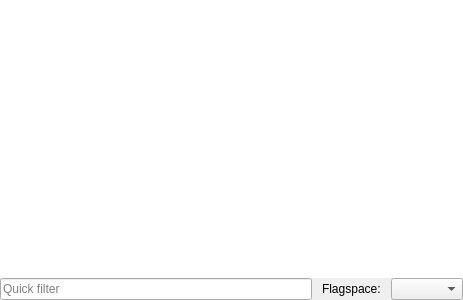
<?xml version="1.0" encoding="UTF-8"?>
<ui version="4.0">
 <class>FlagsWidget</class>
 <widget class="QDockWidget" name="FlagsWidget">
  <property name="geometry">
   <rect>
    <x>0</x>
    <y>0</y>
    <width>463</width>
    <height>300</height>
   </rect>
  </property>
  <property name="windowTitle">
   <string notr="true">Flags</string>
  </property>
  <widget class="QWidget" name="dockWidgetContents">
   <layout class="QVBoxLayout" name="verticalLayout">
    <property name="spacing">
     <number>0</number>
    </property>
    <property name="leftMargin">
     <number>0</number>
    </property>
    <property name="topMargin">
     <number>0</number>
    </property>
    <property name="rightMargin">
     <number>0</number>
    </property>
    <property name="bottomMargin">
     <number>0</number>
    </property>
    <item>
     <widget class="AddressableItemList&lt;&gt;" name="flagsTreeView">
      <property name="styleSheet">
       <string notr="true">CutterTreeView::item
{
    padding-top: 1px;
    padding-bottom: 1px;
}</string>
      </property>
      <property name="frameShape">
       <enum>QFrame::NoFrame</enum>
      </property>
      <property name="dragEnabled">
       <bool>true</bool>
      </property>
      <property name="indentation">
       <number>8</number>
      </property>
      <property name="sortingEnabled">
       <bool>true</bool>
      </property>
      <property name="animated">
       <bool>true</bool>
      </property>
     </widget>
    </item>
    <item>
     <layout class="QHBoxLayout" name="horizontalLayout_17">
      <property name="spacing">
       <number>10</number>
      </property>
      <property name="leftMargin">
       <number>0</number>
      </property>
      <property name="topMargin">
       <number>0</number>
      </property>
      <property name="rightMargin">
       <number>0</number>
      </property>
      <item>
       <widget class="QLineEdit" name="filterLineEdit">
        <property name="text">
         <string/>
        </property>
        <property name="placeholderText">
         <string>Quick filter</string>
        </property>
       </widget>
      </item>
      <item>
       <widget class="QLabel" name="flagspaceLabel">
        <property name="text">
         <string>Flagspace:</string>
        </property>
       </widget>
      </item>
      <item>
       <widget class="QComboBox" name="flagspaceCombo"/>
      </item>
     </layout>
    </item>
   </layout>
  </widget>
  <action name="actionRename">
   <property name="text">
    <string>Rename</string>
   </property>
   <property name="shortcut">
    <string>N</string>
   </property>
   <property name="shortcutContext">
    <enum>Qt::WidgetWithChildrenShortcut</enum>
   </property>
  </action>
  <action name="actionDelete">
   <property name="text">
    <string>Delete</string>
   </property>
   <property name="shortcut">
    <string>Del</string>
   </property>
   <property name="shortcutContext">
    <enum>Qt::WidgetWithChildrenShortcut</enum>
   </property>
  </action>
 </widget>
 <customwidgets>
  <customwidget>
   <class>AddressableItemList&lt;&gt;</class>
   <extends>QTreeView</extends>
   <header>widgets/AddressableItemList.h</header>
   <container>1</container>
  </customwidget>
 </customwidgets>
 <resources/>
 <connections/>
</ui>
